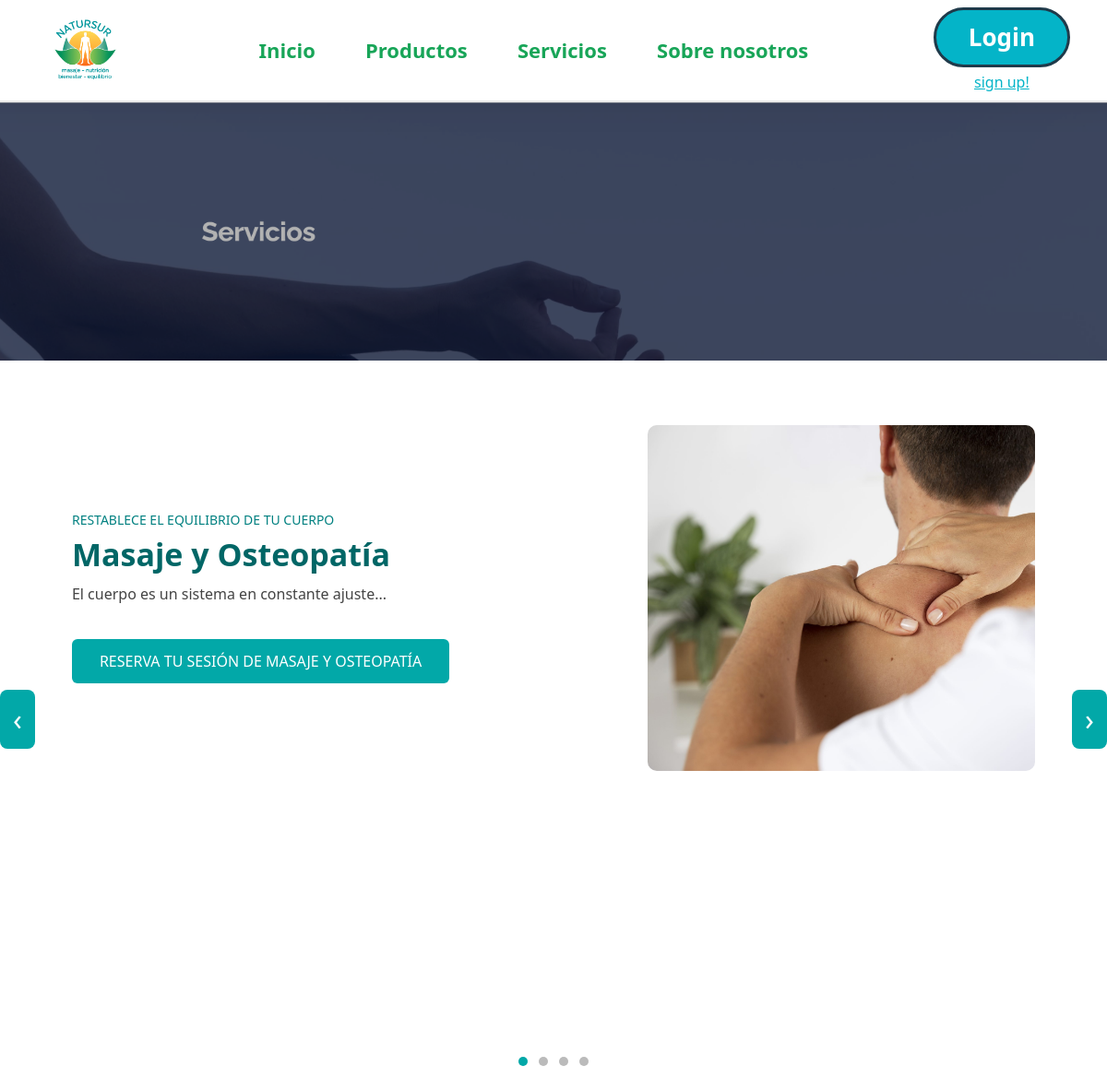
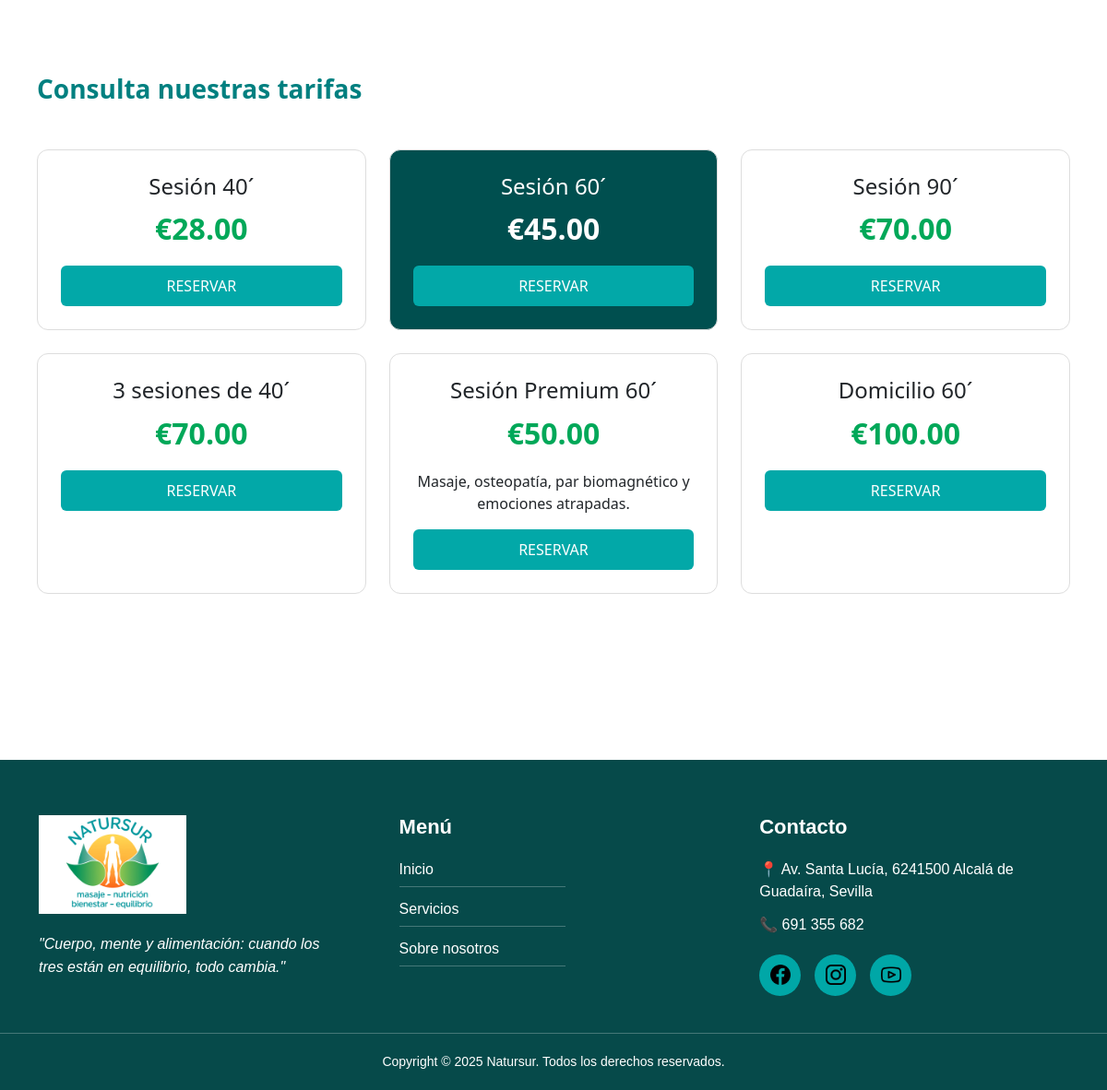
The app's page /servicios/ with its own data (2 pictures, top to bottom).
### main/models.py (models this page shows, shortened)
class Service(models.Model):
    title = models.CharField(max_length=255)
    subtitle = models.CharField(max_length=255)
    description = models.TextField()
    image = models.ImageField(upload_to='services/')
    imagen_der = models.BooleanField(default=True)

class Tarifa(models.Model):
    service = models.ForeignKey(Service, on_delete=models.CASCADE, related_name="tarifas")
    title = models.CharField(max_length=255)
    price = models.DecimalField(max_digits=10, decimal_places=2)
    description = models.TextField(blank=True)

### main/views.py (the view)
# urls.py: path("servicios/", views.servicios_list, name="servicios_list"),
def servicios_list(request):
    servicios = Service.objects.all()
    tarifas = Tarifa.objects.all()
    return render(request, "servicios/list.html", {
        "servicios": servicios,
        "tarifas": tarifas,
    })

### main/templates/servicios/list.html (shortened to what this page needs)
{% extends "base.html" %}
{% load static %}
{% block content %}
<section class="hero-servicios">
    <img src="{% static 'servicios.png' %}" class="hero-bg">
</section>
<section class="servicios-slider-section">
    <div class="slider-container">
        <button class="slider-btn left" onclick="moveSlide(-1)">&#8249;</button>
        <div class="slider-wrapper" id="serviciosSlider">
            {% for s in servicios %}
            <div class="slide">
                <div class="slide-content">
                    <div class="slide-text">
                        <h4 class="slide-subtitle">{{ s.subtitle }}</h4>
                        <h2 class="slide-title">{{ s.title }}</h2>
                        <p class="slide-description">
                            {{ s.description }}
                        </p>
                        <a href="/citas/" class="btn-reservar">
                            RESERVA TU SESIÓN DE {{ s.title|upper }}
                        </a>
                    </div>
                    <div class="slide-image">
                        {% if s.image %}
                        <img src="{{ s.image.url }}" alt="{{ s.title }}">
                        {% endif %}
                    </div>
                </div>
            </div>
            {% endfor %}
        </div>
        <button class="slider-btn right" onclick="moveSlide(1)">&#8250;</button>
    </div>
    <div class="dots">
        {% for s in servicios %}
        <span class="dot" onclick="goToSlide({{ forloop.counter0 }})"></span>
        {% endfor %}
    </div>
</section>
<section class="tarifas-section">
    <h2 class="tarifas-title">Consulta nuestras tarifas</h2>
    <div class="tarifas-grid">
        {% for t in tarifas %}
        <div class="tarifa-card {% if forloop.counter == 2 %}tarifa-active{% endif %}">
            <h4 class="tarifa-name">{{ t.title }}</h4>
            <p class="tarifa-price">€{{ t.price }}</p>
            {% if t.description %}
            <p class="tarifa-desc">{{ t.description }}</p>
            {% endif %}
            <a href="/citas/" class="tarifa-btn">RESERVAR</a>
        </div>
        {% endfor %}
    </div>
</section>
{% endblock %}

### main/templates/base.html (shortened to what this page needs)
<!DOCTYPE html>
<html lang="es">
<head>
    <link rel="stylesheet" href="https://cdnjs.cloudflare.com/ajax/libs/bootstrap/5.3.2/css/bootstrap.min.css">
</head>
<body>
{% load static %}
<header class="main-header">
    <div class="header-left">
        <img src="/static/natursur_icon.png" class="logo-small">
    </div>
    <nav class="header-center">
        <a href="/">Inicio</a>
        <a href="/productos/">Productos</a>
        <a href="/servicios/">Servicios</a>
        <a href="/sobre-nosotros/">Sobre nosotros</a>
    </nav>
    <div class="header-right">
        <a href="/login/" class="btn-login">Login</a>
        <a href="/register/" class="signup-link">sign up!</a>
    </div>
</header>
{% block content %}
{% endblock %}
<footer class="main-footer">
    <div class="footer-content container">
        <div class="footer-col">
            <img src="{% static 'natursur_icon.png' %}" class="footer-logo" alt="Natursur">
            <p class="footer-quote">
                "Cuerpo, mente y alimentación: cuando los tres están en equilibrio, todo cambia."
            </p>
        </div>
        <div class="footer-col">
            <h3 class="footer-title">Menú</h3>
            <ul class="footer-menu">
                <li><a href="/">Inicio</a></li>
                <li><a href="/servicios/">Servicios</a></li>
                <li><a href="/sobre-nosotros/">Sobre nosotros</a></li>
            </ul>
        </div>
        <div class="footer-col">
            <h3 class="footer-title">Contacto</h3>
            <p class="footer-info">📍 Av. Santa Lucía, 6241500 Alcalá de Guadaíra, Sevilla</p>
            <p class="footer-info">📞 691 355 682</p>
            <div class="footer-socials">
                <a href="https://www.facebook.com/natursur" target="_blank">
                    <div class="social-icon">
                        <img src="{% static 'icons/facebook.png' %}" alt="Facebook">
                    </div>
                </a>
                <a href="https://www.instagram.com/yosoyescalona/?hl=es" target="_blank">
                    <div class="social-icon">
                        <img src="{% static 'icons/instagram.png' %}" alt="Instagram">
                    </div>
                </a>
                <a href="https://www.youtube.com/@natursur" target="_blank">
                    <div class="social-icon">
                        <img src="{% static 'icons/youtube.png' %}" alt="YouTube">
                    </div>
                </a>
            </div>
        </div>
    </div>
    <div class="footer-bottom">
        Copyright © 2025 Natursur. Todos los derechos reservados.
    </div>
</footer>
</body>
</html>

### main/templates/base.html (style rules this page uses)
.main-header { display: flex; justify-content: space-between; align-items: center; padding: 8px 40px; border-bottom: 2px solid #e9e9e9; background: white; }
.logo-small { height: 70px; width: auto; }
.header-center a { margin: 0 25px; font-size: 22px; font-weight: 600; color: #18A558; text-decoration: none; }
.header-right { display: flex; flex-direction: column; align-items: center; }
.btn-login { background: #04B4C8; padding: 10px 35px; border-radius: 50px; color: white; font-size: 26px; font-weight: bold; text-decoration: none; border: 3px solid #1F3A4A; }
.signup-link { margin-top: 4px; font-size: 16px; color: #04B4C8; text-decoration: underline; }
.social-icon img { width: 22px !important; height: 22px !important; object-fit: contain; }
.main-footer { background: #064A4A; color: white; padding: 60px 0 20px; margin-top: 60px; font-family: Arial, sans-serif; }
.footer-content { display: flex; justify-content: space-between; flex-wrap: wrap; }
.footer-col { width: 30%; min-width: 250px; }
.footer-logo { width: 160px; margin-bottom: 20px; }
.footer-quote { font-style: italic; font-size: 16px; line-height: 1.6; }
.footer-title { font-size: 22px; margin-bottom: 20px; font-weight: bold; }
.footer-menu { list-style: none; padding: 0; }
.footer-menu li { margin-bottom: 12px; border-bottom: 1px solid rgba(255,255,255,0.25); padding-bottom: 6px; width: 180px; }
.footer-menu a { color: white; text-decoration: none; font-size: 16px; }
.footer-info { margin-bottom: 12px; font-size: 16px; }
.footer-socials { display: flex; gap: 15px; margin-top: 20px; }
.social-icon { width: 45px; height: 45px; border-radius: 50%; background: #00A7A7; display: flex; justify-content: center; align-items: center; font-size: 22px; color: white; }
.footer-bottom { margin-top: 40px; text-align: center; padding-top: 20px; font-size: 14px; border-top: 1px solid rgba(255,255,255,0.25); }

### main/templates/servicios/list.html (style rules this page uses)
.hero-servicios { position: relative; width: 100%; height: 280px; overflow: hidden; }
.hero-servicios .hero-bg { width: 100%; height: 100%; object-fit: cover; filter: brightness(0.7); }
.servicios-slider-section { padding: 50px 0; }
.slider-container { position: relative; display: flex; align-items: center; }
.slider-btn { background: #02A8A8; border: none; color: white; font-size: 32px; padding: 8px 14px; border-radius: 8px; cursor: pointer; z-index: 10; }
.slider-wrapper { display: flex; overflow: hidden; width: 100%; }
.slide { min-width: 100%; transition: 0.4s ease-in-out; padding: 20px 40px; }
.slide-content { display: flex; justify-content: space-between; align-items: center; }
.slide-text { width: 48%; }
.slide-subtitle { font-size: 14px; text-transform: uppercase; color: #008080; }
.slide-title { font-size: 34px; color: #006666; font-weight: bold; }
.slide-description { margin-top: 10px; color: #444; font-size: 16px; line-height: 1.6; white-space: normal; overflow: visible; max-height: none; }
.btn-reservar { display: inline-block; background: #02A8A8; color: white; padding: 12px 30px; border-radius: 6px; margin-top: 20px; text-decoration: none; }
.slide-image img { width: 420px; border-radius: 10px; }
.dots { text-align: center; margin-top: 20px; }
.dot { height: 10px; width: 10px; margin: 0 4px; background-color: #bbb; border-radius: 50%; display: inline-block; cursor: pointer; }
.dot.active { background-color: #02A8A8; }
.tarifas-section { padding: 50px 0 80px; }
.tarifas-title { text-align: left; margin-left: 40px; font-size: 28px; font-weight: bold; color: #008080; }
.tarifas-grid { display: grid; grid-template-columns: repeat(3, 1fr); gap: 25px; padding: 40px; }
.tarifa-card { background: white; border-radius: 12px; padding: 25px; text-align: center; border: 1px solid #ddd; }
.tarifa-active { background: #004f4f; color: white; }
.tarifa-price { font-size: 32px; font-weight: bold; color: #00A859; }
.tarifa-active .tarifa-price { color: white; }
.tarifa-btn { display: block; margin-top: 15px; background: #02A8A8; color: white; padding: 10px 20px; border-radius: 6px; text-decoration: none; }

### records on screen
Service: subtitle "RESTABLECE EL EQUILIBRIO DE TU CUERPO", title "Masaje y Osteopatía", description "El cuerpo es un sistema en constante ajuste...", title "MASAJE Y OSTEOPATÍA", image (picture)
Tarifa: title "Sesión 40´", price "28.00"
Tarifa: title "Sesión 60´", price "45.00"
Tarifa: title "Sesión 90´", price "70.00"
Tarifa: title "3 sesiones de 40´", price "70.00"
Tarifa: title "Sesión Premium 60´", price "50.00", description "Masaje, osteopatía, par biomagnético y emociones atrapadas."
Tarifa: title "Domicilio 60´", price "100.00"
